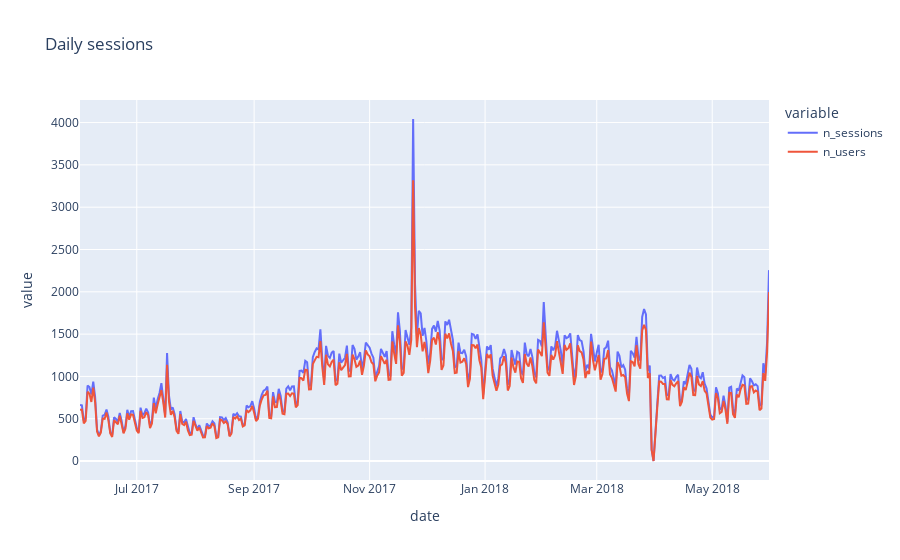

Notebook code for this chart:
### Markdown cell above
We already calculated sessions per day in the last step.

### Code cell
fig = px.line(dau,
              title='Daily sessions',
              x='date',
              y=['n_sessions', 'n_users'],
              labels={'n_sessions': 'Sessions',
                      'n_users': 'Users'})

fig.show()

### Figure 1 — Plotly figure (JSON) as saved in the notebook; plotly's stock layout.template omitted (floating-point values rounded to 4 significant figures; data arrays with more than 128 entries replaced by an {"elided": "..."} marker saying what was removed)
{"data": [{"hovertemplate": "variable=n_sessions<br>date=%{x}<br>value=%{y}<extra></extra>", "legendgroup": "n_sessions", "line": {"color": "#636efa", "dash": "solid"}, "marker": {"symbol": "circle"}, "mode": "lines", "name": "n_sessions", "orientation": "v", "showlegend": true, "type": "scatter", "x": {"elided": "364 str values"}, "xaxis": "x", "y": {"elided": "364 int values"}, "yaxis": "y"}, {"hovertemplate": "variable=n_users<br>date=%{x}<br>value=%{y}<extra></extra>", "legendgroup": "n_users", "line": {"color": "#EF553B", "dash": "solid"}, "marker": {"symbol": "circle"}, "mode": "lines", "name": "n_users", "orientation": "v", "showlegend": true, "type": "scatter", "x": {"elided": "364 str values"}, "xaxis": "x", "y": {"elided": "364 int values"}, "yaxis": "y"}], "layout": {"legend": {"title": {"text": "variable"}, "tracegroupgap": 0}, "title": {"text": "Daily sessions"}, "xaxis": {"anchor": "y", "domain": [0, 1], "title": {"text": "date"}}, "yaxis": {"anchor": "x", "domain": [0, 1], "title": {"text": "value"}}}}
